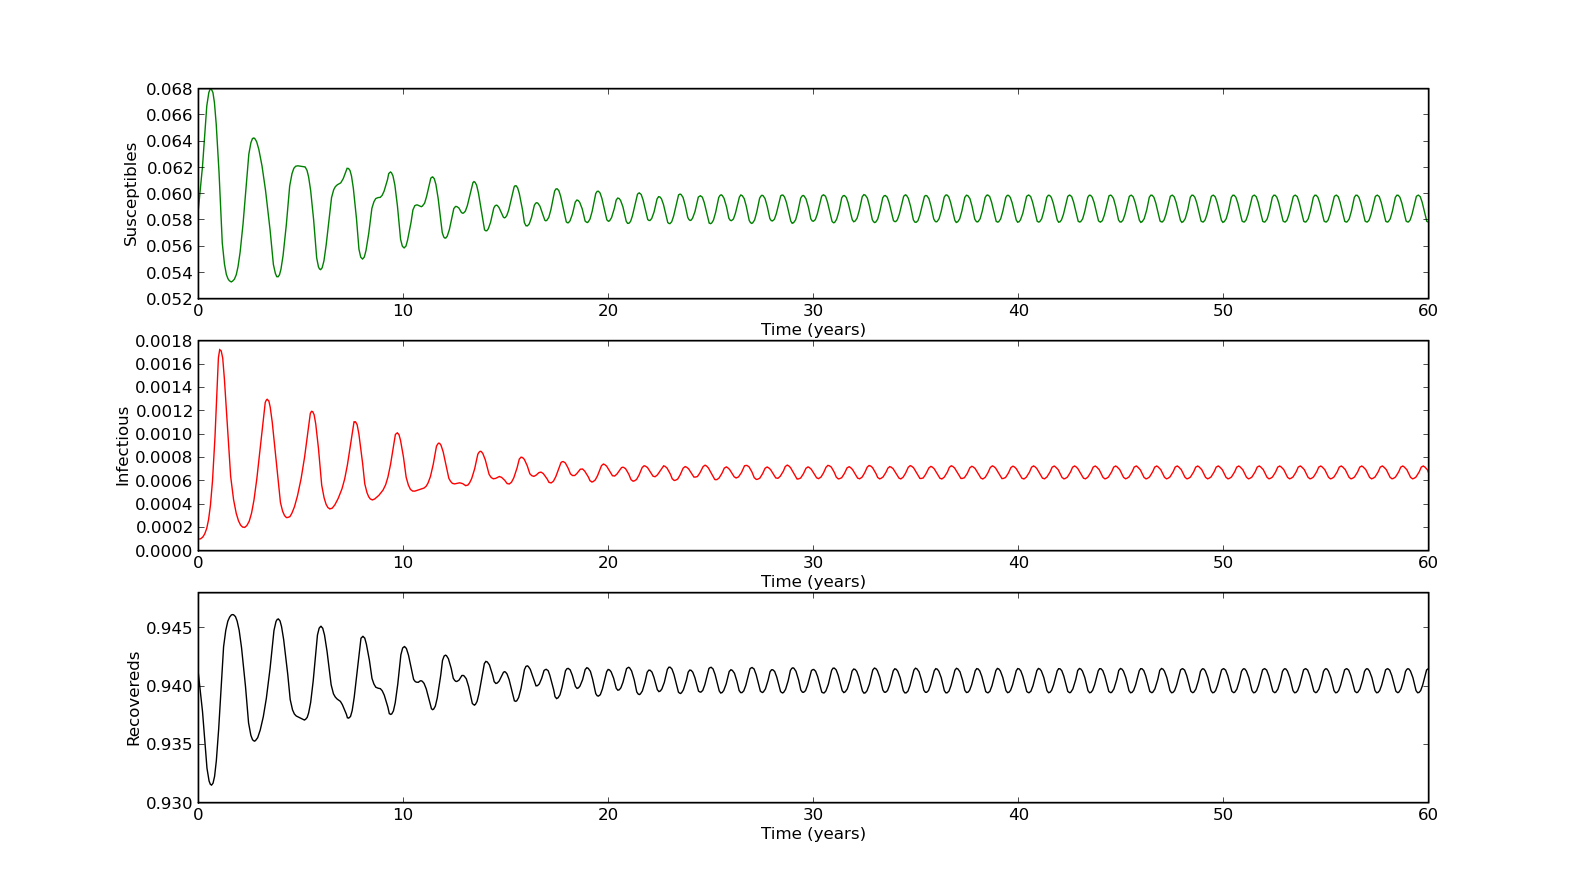

Write Python code to recreate this figure.
#!/usr/bin/env python

####################################################################
###    This is the PYTHON version of program 5.3 from page 184 of  #
### "Modeling Infectious Disease in humans and animals"            #
### by Keeling & Rohani.										   #
###																   #
### It is the simple SIR epidemic with sinusoidal forcing of the   #
### birth rate.				         							   #
### Note: setting beta1 too high can cause numerical difficulties. #
####################################################################

###################################
### Written by Ilias Soumpasis    #
### ilias.soumpasis@ucd.ie (work) #
### ilias.soumpasis@gmail.com	  #
###################################

import scipy.integrate as spi
import numpy as np
import pylab as pl

beta=17/13.
gamma=1/13.0
alpha0=1/(50*365.0)
alpha1=([0.25])
S0=1/17.
I0=1e-4
ND=MaxTime=60*365
TS=1.0


### This code can also be used to generate bifurcation diagrams, by setting
### beta1 equal to a vector of seasonality rates. The bifurcation diagram is
### constructed using extrapolated initial conditions. Try:
#(beta,gamma,alpha0, alpha1,S0,I0,ND)=(17/13.,1/13., 1./(50*365), np.arange(0.00,1.0,0.01),1/17., 1e-4, 20*365)

INPUT=np.array((S0,I0, 1-S0-I0))

def diff_eqs(INP,t):  
	'''The main set of equations'''
	Y=np.zeros((3))
	V = INP   
	t=np.mod(t,365.)
	alpha=alpha0*(1+alpha1*np.sin(2*np.pi*t/365))
	mu=alpha0
	Y[0] = alpha - beta*V[0]*V[1] - mu*V[0]
	Y[1] = beta*V[0]*V[1] - mu*V[1] - gamma*V[1]
	Y[2] = gamma * V[1] - mu * V[2]
	return Y   # For odeint

if len(alpha1)==1:
	alpha1=alpha1[0]
	t_start = 0.0; t_end = ND; t_inc = TS
	t_range = np.arange(t_start, t_end+t_inc, t_inc)
	RES = spi.odeint(diff_eqs,INPUT,t_range)

	print RES

	t=(np.arange(ND)/365.)
	#Ploting
	pl.subplot(311)
	pl.plot(t,RES[1:,0], 'g', label='S')
	pl.xlabel ('Time (years)')
	pl.ylabel ('Susceptibles')
	pl.subplot(312)
	pl.plot(t,RES[1:,1], 'r', label='I')
	pl.xlabel ('Time (years)')
	pl.ylabel ('Infectious')
	pl.subplot(313)
	pl.plot(t,1-(RES[1:,0]+RES[1:,1]), 'k', label='R')
	pl.xlabel ('Time (years)')
	pl.ylabel ('Recovereds')

else:
	if ND < 3650:
		ND = 3650
	alpha2=alpha1
	Bifur_I=np.zeros((len(alpha2),10))
	for i in range(len(alpha2)):
		alpha1 = alpha2[i]

		t_start = 0.0; t_end = ND; t_inc = TS
		t_range = np.arange(t_start, t_end+t_inc, t_inc)
		RES = spi.odeint(diff_eqs,INPUT,t_range)
		INPUT=RES[-1]

		for j in range(10):
			Bifur_I[i,j]=RES[np.arange(ND)[((ND-j*365.)-1)],1]

	### Plotting
	pl.plot (alpha2, np.log10(Bifur_I), '.k')
	### if TeX commands do not work comment comment the next line
	pl.xlabel (r'Seasonality, $\alpha_1$')
	pl.ylabel (r'Level of Infection $(log_{10})$')
	### if TeX commands do not work comment uncomment the next line
#	pl.xlabel ('Seasonality, beta1')
#	pl.ylabel ('Level of Infection (log_10)')
pl.show()
